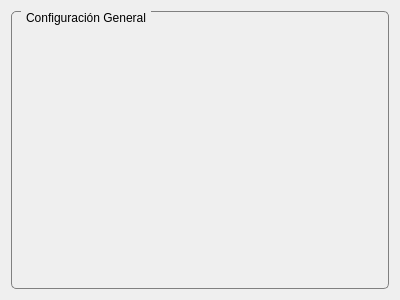
<?xml version="1.0" encoding="UTF-8"?>
<ui version="4.0">
 <class>MaterialGeneralConfig</class>
 <widget class="QWidget" name="MaterialGeneralConfig">
  <property name="geometry">
   <rect>
    <x>0</x>
    <y>0</y>
    <width>400</width>
    <height>300</height>
   </rect>
  </property>
  <property name="windowTitle">
   <string>Form</string>
  </property>
  <layout class="QVBoxLayout" name="verticalLayout">
   <item>
    <widget class="QGroupBox" name="groupBox">
     <property name="styleSheet">
      <string notr="true">QGroupBox {
    border: 1px solid gray;
    border-radius: 5px;
    margin-top: 0.5em;
}

QGroupBox::title {
    subcontrol-origin: margin;
    left: 10px;
    padding: 0 3px 0 3px;
}</string>
     </property>
     <property name="title">
      <string>Configuración General</string>
     </property>
     <property name="flat">
      <bool>false</bool>
     </property>
     <property name="checkable">
      <bool>false</bool>
     </property>
     <layout class="QHBoxLayout" name="horizontalLayout"/>
    </widget>
   </item>
  </layout>
 </widget>
 <resources/>
 <connections/>
</ui>
